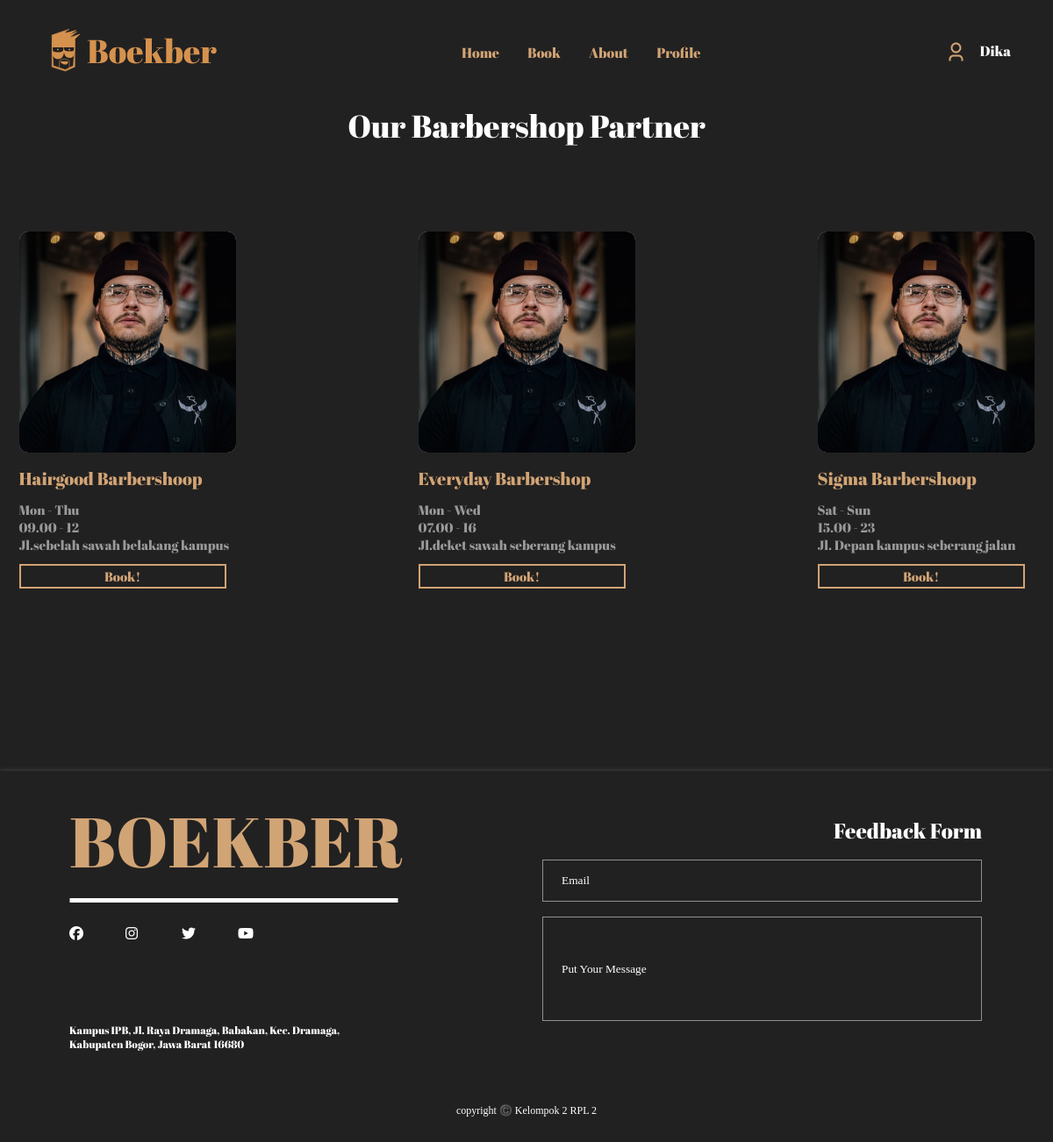
/Features/Book/Book.php (signed in), run on the app's committed database.
### tables this page shows
CREATE TABLE `user` (
  `id` int(32) NOT NULL,
  `Username` varchar(255) NOT NULL,
  `Password` varchar(255) NOT NULL,
  `Email` varchar(255) NOT NULL,
  `Phone_Number` varchar(255) NOT NULL
);

CREATE TABLE `tempat_cukur` (
  `idToko` int(32) NOT NULL,
  `Username` varchar(255) NOT NULL,
  `Password` varchar(255) NOT NULL,
  `Email` varchar(255) NOT NULL,
  `Nomor_Telepon` varchar(255) NOT NULL,
  `Nama_Toko` varchar(255) NOT NULL,
  `Lokasi` varchar(255) NOT NULL,
  `Service` varchar(10) NOT NULL,
  `Deskripsi_Toko` varchar(255) NOT NULL,
  `Rating` varchar(255) NOT NULL,
  `Open_Days` varchar(16) NOT NULL
);

### Features/Book/Book.php (the view, shortened to what this page needs)
<?php
include("../../Component/Configuration/configuration.php");
$iduser = $_SESSION["id"];
$QueryID = mysqli_query($con, "SELECT * FROM user WHERE id = '$iduser'");
?>
<!DOCTYPE html>
<html lang="en">
<head>
    <link rel="stylesheet" href="Book.css">
</head>
<body>
    <div class="container-navbar">
        <div class="navbar-logo">
            <img src="./../../Asset/Navbar Logo.svg" alt="Boekber">
        </div>
        <div class="navbar-list">
            <a href="../../Features/Home/Home_after_login.php">
                <li>Home</li>
            </a>
            <a href="../../Book/Book.php">
                <li>Book</li>
            </a>
            <a href="About.php">
                <li>About</li>
            </a>
            <a href="../Profile/Profile.php">
                <li>Profile</li>
            </a>
        </div>
        <div class="navbar-profile">
            <img src="../../Asset//User Icon.svg" alt="Icon">
            <?php
            while ($baris = mysqli_fetch_array($QueryID)) {
                echo "<h2> $baris[Username]</h2>";
            }
            ?>
        </div>
    </div>
    <section>
        <div class="booking-header">
            <h2>Our Barbershop Partner</h2>
        </div>
        <div class="booking-container">
            <div class="booking-wrapper">
                <?php
                for ($TokoID=1; $TokoID < 4; $TokoID++) {
                    $QueryStore = mysqli_query($con, "SELECT * FROM `tempat_cukur` WHERE idToko = '$TokoID'");
                    echo '<div class="booking">';
                    while ($Toko_Barber = mysqli_fetch_array($QueryStore)) {
                        echo    '<img src="../../Asset/Barber-Placeholder-pic.svg" alt="Barber Placeholder">';
                        echo "<h2> $Toko_Barber[Nama_Toko]</h2>";
                        echo "<h3> $Toko_Barber[Open_Days]</h2>";
                        echo "<h3> $Toko_Barber[Service]</h2>";
                        echo "<h3> $Toko_Barber[Lokasi]</h2>";
                        echo '<button type="submit">';
                        echo    'Book!';
                        echo '</button>';
                    }
                    echo '</div>';
                }
                ?>
            </div>
        </div>
    </section>
    <Footer>
        <div class="footer">
            <div class="footer-container-left">
                <div class="footer-spotlight">
                    <div class="footer-header">
                        <h2>BOEKBER</h2>
                        <img src="../../Asset/Footer Line.svg" />
                    </div>
                    <div class="footer-social">
                        <a href="#"><i class="fa-brands fa-facebook"></i></a>
                        <a href="#"><i class="fa-brands fa-instagram"></i></a>
                        <a href="#"><i class="fa-brands fa-twitter"></i></a>
                        <a href="#"><i class="fa-brands fa-youtube"></i></a>
                    </div>
                </div>
                <div class="footer-address">
                    <p>
                        Kampus IPB, Jl. Raya Dramaga, Babakan, Kec. Dramaga,<br />
                        Kabupaten Bogor, Jawa Barat 16680
                    </p>
                </div>
            </div>
            <div class="footer-container-right">
                <h2>Feedback Form</h2>
                <div class="input">
                    <div class="input-email">
                        <input type="text" placeholder="Email" />
                    </div>
                    <div class="input-message">
                        <input type="text" placeholder="Put Your Message" />
                    </div>
                </div>
            </div>
        </div>
        <div class="footer-copyright">
            <p>copyright ©️ Kelompok 2 RPL 2</p>
        </div>
    </Footer>
</body>
</html>

### Features/Book/Book.css (style rules this page uses)
* { margin: 0; padding: 0; }
body { font-family: 'Plus Jakarta Sans'; background-color: #222121; }
.container-navbar { display: flex; justify-content: space-between; align-items: center; background-color: #222121; padding-top: 2rem; padding-left: 3rem; padding-right: 3rem; padding-bottom: 2rem; }
.navbar-profile { display: flex; flex-direction: row; }
.navbar-profile h2 { padding-left: 14px; font-family: 'Abril Fatface'; font-style: normal; font-weight: 400; font-size: 16px; line-height: 22px; color: white; }
.navbar-list { display: flex; gap: 2rem; }
.navbar-list li { list-style: none; color: #D1A475; font-weight: 500; font-family: 'Abril Fatface'; font-style: normal; font-weight: 400; font-size: 16px; line-height: 22px; }
.navbar-list a { text-decoration: none; }
.booking-header { display: flex; justify-content: center; align-items: center; }
.booking-header h2 { font-family: 'Abril Fatface'; font-style: normal; font-weight: 400; font-size: 36px; line-height: 49px; color: #FFFFFF; }
.booking-container { display: flex; justify-content: center; }
.booking-wrapper { padding: 6rem 0 0 0; display: grid; grid-template-columns: repeat(3, minmax(0, 1fr)); grid-template-rows: repeat(1, minmax(0, 1fr)); gap: 13rem; }
.booking h2 { padding: .75rem 0 .75rem 0; font-family: 'Abril Fatface'; font-style: normal; font-weight: 400; font-size: 20px; line-height: 27px; color: #D1A475; }
.booking h3 { font-family: 'Abril Fatface'; font-style: normal; font-weight: 400; font-size: 15px; line-height: 20px; color: #999999; }
button { font-family: 'Abril Fatface'; font-style: normal; font-weight: 400; font-size: 15px; line-height: 20px; width: 236px; height: 28px; border: 2px solid #D1A475; transition: .3s; color: #D1A475; background: transparent; text-decoration: none; margin: .75rem 0 0 0; }
Footer { margin: 13rem 0 0 0; background-color: #222121; box-shadow: 0px -2px 4px rgba(255, 255, 255, 0.1); }
.footer { display: flex; justify-content: space-between; }
.footer-container-left { display: flex; flex-direction: column; align-items: flex-start; padding: 25px 0 0 79px; }
.footer-header h2 { color: #D1A475; font-family: 'Abril Fatface'; font-style: normal; font-weight: 400; font-size: 80px; }
.footer-social { display: flex; gap: 40px; padding: 20px 0 0 0; }
.footer-social i { color: white; width: 24px; height: 24px; }
.footer-address p { font-family: 'Abril Fatface'; font-style: normal; font-weight: 400; font-size: 12px; line-height: 16px; padding: 86px 0 0 0; color: #FFFFFF; }
.footer-container-right { display: flex; flex-direction: column; align-items: flex-end; padding: 52px 81px 0 0; }
.footer-container-right h2 { color: #FFFFFF; font-family: 'Abril Fatface'; font-style: normal; font-weight: 400; font-size: 24px; line-height: 32px; }
.input-email input { font-family: 'EB Garamond'; color: #FFFFFF; width: 499px; height: 46px; background-color: transparent; margin: 17px 0 0 0; border: 1px solid rgba(255, 255, 255, 0.5); }
.input-email ::placeholder { color: #FFFFFF; padding-left: 21px; }
.input-message input { font-family: 'EB Garamond'; color: #FFFFFF; width: 499px; height: 117px; background-color: transparent; margin: 17px 0 0 0; border: 1px solid rgba(255, 255, 255, 0.5); }
.input-message ::placeholder { color: #FFFFFF; padding-left: 21px; }
.footer-copyright { display: flex; justify-content: center; padding: 60px 0 0 0; }
.footer-copyright p { color: #FFFFFF; font-family: 'EB Garamond'; font-style: normal; font-weight: 400; font-size: 12px; line-height: 16px; padding-bottom: 28px; }

### data on the page
user: Username "Dika"
tempat_cukur: Nama_Toko "Hairgood Barbershoop", Open_Days "Mon - Thu", Service "09.00 - 12", Lokasi "Jl.sebelah sawah belakang kampus"
tempat_cukur: Nama_Toko "Everyday Barbershop", Open_Days "Mon - Wed", Service "07.00 - 16", Lokasi "Jl.deket sawah seberang kampus"
tempat_cukur: Nama_Toko "Sigma Barbershoop", Open_Days "Sat - Sun", Service "15.00 - 23", Lokasi "Jl. Depan kampus seberang jalan"
